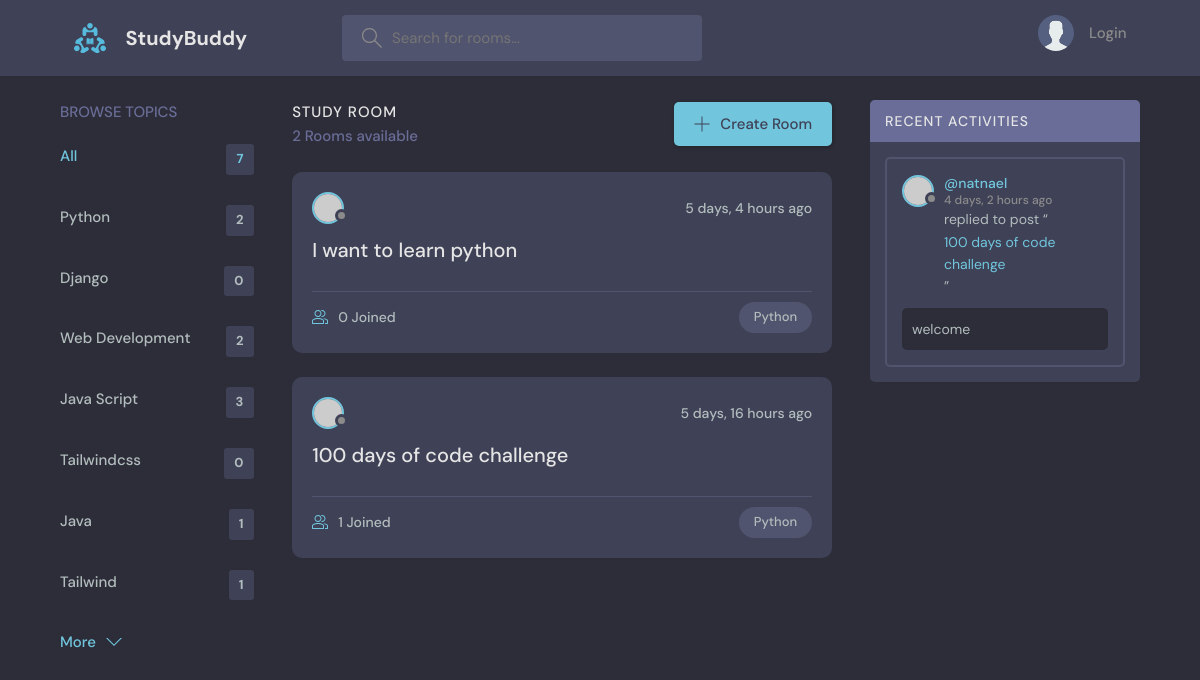
Page /?q=Python on the committed database.
### base/models.py (models this page shows, shortened)
class Topic(models.Model):
    name = models.CharField(max_length=200)

class Room(models.Model):
    host = models.ForeignKey(User, on_delete=models.SET_NULL, null=True)
    topic = models.ForeignKey(Topic, on_delete=models.SET_NULL, null=True)
    name = models.CharField(max_length=200)
    description = models.TextField(null=True, blank=True)
    participants = models.ManyToManyField(
        User, related_name='participants', blank=True)
    updated = models.DateTimeField(auto_now=True)
    created = models.DateTimeField(auto_now_add=True)
    class Meta:
        ordering = ['-updated', '-created']
    def __str__(self):
        return self.name

class Message(models.Model):
    user = models.ForeignKey(User, on_delete=models.CASCADE)
    room = models.ForeignKey(Room, on_delete=models.CASCADE)
    body = models.TextField()
    updated = models.DateTimeField(auto_now=True)
    created = models.DateTimeField(auto_now_add=True)
    class Meta:
        ordering = ['-updated', '-created']

### base/views.py (the view)
# urls.py: path('', views.Home, name='home'),
def Home(request):
    q = request.GET.get('q') if request.GET.get('q') != None else ''
    rooms = Room.objects.filter(
        Q(topic__name__icontains=q) |
        Q(name__icontains=q) |
        Q(description__icontains=q)
    )
    topics = Topic.objects.all()
    room_count = rooms.count()
    room_messages = Message.objects.filter(Q(room__topic__name__icontains=q) | Q(room__name__icontains=q) | Q(body__icontains=q))
    context = {'rooms': rooms, 'topics': topics, 'room_count': room_count, 'room_messages': room_messages}
    return render(request, 'base/home.html', context)

### base/templates/base/home.html (shortened to what this page needs)
{% extends 'main.html'%} {% block content%}
<main class="layout layout--3">
  <div class="container">
    {% include 'base/topics_component.html'%}
    <div class="roomList">
      <div class="roomList__header">
        <div>
          <h2>Study Room</h2>
          <p>{{room_count}} Rooms available</p>
        </div>
        <a class="btn btn--main" href="{% url 'create-room' %}">
          <svg
            version="1.1"
            xmlns="http://www.w3.org/2000/svg"
            width="32"
            height="32"
            viewBox="0 0 32 32"
          >
            <title>add</title>
            <path
              d="M16.943 0.943h-1.885v14.115h-14.115v1.885h14.115v14.115h1.885v-14.115h14.115v-1.885h-14.115v-14.115z"
            ></path>
          </svg>
          Create Room
        </a>
      </div>
      {% include 'base/feed_component.html'%}
    </div>
    {% include 'base/activity_component.html'%}
  </div>
</main>
{%endblock%}

### base/templates/base/topics_component.html
<div class="topics">
  <div class="topics__header">
    <h2>Browse Topics</h2>
  </div>
  <ul class="topics__list">
    <li>
      <a href="{% url 'home' %}" class="active">All <span>{{ topics.count }}</span></a>
    </li>
    {% for topic in topics %}
    <li>
      <a href="{% url 'home' %}?q={{ topic.name }}">{{ topic.name }}<span>{{ topic.room_set.all.count }}</span></a>
    </li>
    {% endfor %}
  </ul>
  <a class="btn btn--link" href="{% url 'topics' %}">
    More
    <svg
      version="1.1"
      xmlns="http://www.w3.org/2000/svg"
      width="32"
      height="32"
      viewBox="0 0 32 32"
    >
      <title>chevron-down</title>
      <path d="M16 21l-13-13h-3l16 16 16-16h-3l-13 13z"></path>
    </svg>
  </a>
</div>

### base/templates/base/feed_component.html (shortened to what this page needs)
{% for room in rooms %}
<div class="roomListRoom">
  <div class="roomListRoom__header">
    <a href="{% url 'user-profile' room.host.id%}" class="roomListRoom__author">
      <div class="avatar avatar--small">
        <img src="https://randomuser.me/api/portraits/women/11.jpg" />
      </div>
    </a>
    <div class="roomListRoom__actions">
      <span>{{room.created|timesince}} ago</span>
    </div>
  </div>
  <div class="roomListRoom__content">
    <a href="{% url 'room' room.id %}">{{room.name}}</a>
  </div>
  <div class="roomListRoom__meta">
    <a href="{% url 'room' room.id %}" class="roomListRoom__joined">
      {{room.participants.all.count}} Joined
    </a>
    <p class="roomListRoom__topic">{{room.topic.name}}</p>
  </div>
</div>
{% endfor %}

### base/templates/base/activity_component.html (shortened to what this page needs)
<div class="activities">
  <div class="activities__header">
    <h2>Recent Activities</h2>
  </div>
  {% for message in room_messages %}
  <div class="activities__box">
    <div class="activities__boxHeader roomListRoom__header">
      <a
        href="{% url 'user-profile' message.user.id %}"
        class="roomListRoom__author"
      >
        <div class="avatar avatar--small">
          <img src="https://randomuser.me/api/portraits/women/11.jpg" />
        </div>
        <p>
          @{{ message.user }}
          <span> {{ message.created | timesince }} ago</span>
        </p>
      </a>
    </div>
    <div class="activities__boxContent">
      <p>
        replied to post “<a href="{% url 'room' message.room.id%}"
          >{{message.room}}</a
        >”
      </p>
      <div class="activities__boxRoomContent">{{message.body}}</div>
    </div>
  </div>
  {% endfor %}
</div>

### rows in the picture
Topic: name "Python", room_set.all.count "2"
Topic: name "Django", room_set.all.count "0"
Topic: name "Web Development", room_set.all.count "2"
Topic: name "Java Script", room_set.all.count "3"
Topic: name "Tailwindcss", room_set.all.count "0"
Topic: name "Java", room_set.all.count "1"
Topic: name "Tailwind", room_set.all.count "1"
Room: created "5 days, 4 hours", name "I want to learn python", participants.all.count "0", topic.name "Python"
Room: created "5 days, 16 hours", name "100 days of code challenge", participants.all.count "1", topic.name "Python"
Message: user "natnael", created "4 days, 2 hours", room "100 days of code challenge", body "welcome"

### other values in the picture
{{ topics.count }} "7"
{{ room_count }} "2"
